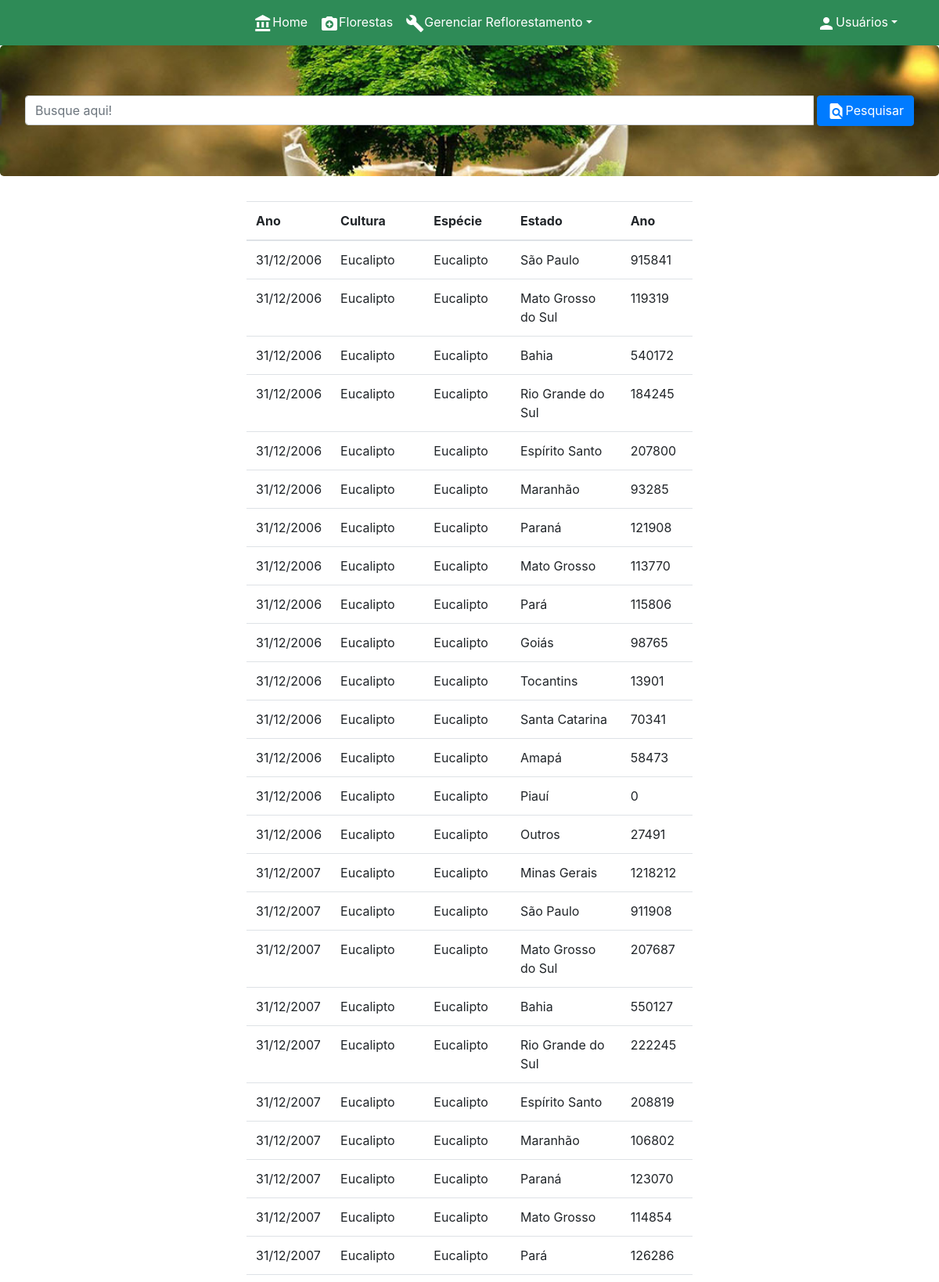
/florestas/ (upper part), run on the app's committed database.
### hospitalapp/models.py (models this page shows)
class Floresta(models.Model):
    ano = models.CharField(max_length=100)
    cultura = models.CharField(max_length=100)
    especie = models.CharField(max_length=100)
    estado = models.CharField(max_length=100)
    area = models.IntegerField()
    def __str__(self):
        return self.estado

### hospitalapp/views.py (the view)
# urls.py: path('florestas/', florestas, name='florestas'),
def florestas(request):
    florestas = Floresta.objects.all()
    busca = request.GET.get('search')
    if busca:
        florestas = Floresta.objects.filter(estado__icontains = busca)
    return render(request, 'hospital/florestas.html', {'florestas':florestas})

### templates/hospital/florestas.html (shortened to what this page needs)
{% extends 'hospital/base.html' %}
{% block content %}
<div class="container col-lg-6">
    <table class="table table-responsive-lg table-responsive-sm table-responsive-tm">
        <thead>
            <tr>
                <th>Ano</th>
                <th>Cultura</th>
                <th>Espécie</th>
                <th>Estado</th>
                <th>Ano</th>
            </tr>
        </thead>
        <tbody>
            {% for floresta in florestas %}
            <tr>
                <td>{{floresta.ano}}</td>
                <td>{{floresta.cultura}}</td>
                <td>{{floresta.especie}}</td>
                <td>{{floresta.estado}}</td>
                <td>{{floresta.area}}</td>
            </tr>
            {% endfor %}
        </tbody>
    </table>
</div>
{% endblock content %}

### templates/hospital/base.html (shortened to what this page needs)
<!DOCTYPE html>
<html lang="en">
<head>
	<link rel="stylesheet" href="/static/css/bootstrap.css">
	<link rel="stylesheet" href="/static/css/estilo.css">
</head>
<body>
	<nav class="navbar navbar-expand-sm  navbar-light" id="menu">
		<div class="container">
			<div class="collapse navbar-collapse " id="navbarSupportedContent">
				<ul class="navbar-nav ml-auto mr-auto">
					<li ><a href="{% url 'index' %}" class="nav-link"><i class="material-icons align-middle">account_balance</i>Home</a></li>
					<li><a href="{% url 'florestas'%}" class="nav-link"><i class="material-icons align-middle">camera_enhance</i>Florestas</a></li>
					<li class="dropdown">
						<a href="#" class="nav-link dropdown-toggle" data-toggle="dropdown"><i class="material-icons align-middle">build</i>Gerenciar Reflorestamento</a>
					</li>
				</ul>
<ul class="navbar-nav ">
	<li class="dropdown">
		<a href="#" class="nav-link dropdown-toggle" data-toggle="dropdown"><i class="material-icons align-middle">person</i>Usuários</a>
	</li>
</ul>
			</div>
		</div>
	</nav>
	<main>
		<section class="jumbotron">
			<form method="GET" class="input-group">
				<input class="form-control" type="search" placeholder="Busque aqui!" name="search">
				<button class="btn btn-primary ml-1"><i class="material-icons align-middle">find_in_page</i>Pesquisar</button>
			</form>
        </section>
        <section>
				{% block content %}
				{% endblock content %}
        </section>
    </main>
    </body>
    </html>

### static/css/estilo.css (style rules this page uses)
.jumbotron { background-image: url('/static/img/floresta.jpg'); background-size: cover; background-position: center; }
.navbar-light .navbar-nav .nav-link { color: white; }
#menu { background-color:#2e8b57; }

### data on the page
Floresta: ano "31/12/2006", cultura "Eucalipto", especie "Eucalipto", estado "São Paulo", area "915841"
Floresta: ano "31/12/2006", cultura "Eucalipto", especie "Eucalipto", estado "Mato Grosso do Sul", area "119319"
Floresta: ano "31/12/2006", cultura "Eucalipto", especie "Eucalipto", estado "Bahia", area "540172"
Floresta: ano "31/12/2006", cultura "Eucalipto", especie "Eucalipto", estado "Rio Grande do Sul", area "184245"
Floresta: ano "31/12/2006", cultura "Eucalipto", especie "Eucalipto", estado "Espírito Santo", area "207800"
Floresta: ano "31/12/2006", cultura "Eucalipto", especie "Eucalipto", estado "Maranhão", area "93285"
Floresta: ano "31/12/2006", cultura "Eucalipto", especie "Eucalipto", estado "Paraná", area "121908"
Floresta: ano "31/12/2006", cultura "Eucalipto", especie "Eucalipto", estado "Mato Grosso", area "113770"
Floresta: ano "31/12/2006", cultura "Eucalipto", especie "Eucalipto", estado "Pará", area "115806"
Floresta: ano "31/12/2006", cultura "Eucalipto", especie "Eucalipto", estado "Goiás", area "98765"
Floresta: ano "31/12/2006", cultura "Eucalipto", especie "Eucalipto", estado "Tocantins", area "13901"
Floresta: ano "31/12/2006", cultura "Eucalipto", especie "Eucalipto", estado "Santa Catarina", area "70341"
Floresta: ano "31/12/2006", cultura "Eucalipto", especie "Eucalipto", estado "Amapá", area "58473"
Floresta: ano "31/12/2006", cultura "Eucalipto", especie "Eucalipto", estado "Piauí", area "0"
Floresta: ano "31/12/2006", cultura "Eucalipto", especie "Eucalipto", estado "Outros", area "27491"
Floresta: ano "31/12/2007", cultura "Eucalipto", especie "Eucalipto", estado "Minas Gerais", area "1218212"
Floresta: ano "31/12/2007", cultura "Eucalipto", especie "Eucalipto", estado "São Paulo", area "911908"
Floresta: ano "31/12/2007", cultura "Eucalipto", especie "Eucalipto", estado "Mato Grosso do Sul", area "207687"
Floresta: ano "31/12/2007", cultura "Eucalipto", especie "Eucalipto", estado "Bahia", area "550127"
Floresta: ano "31/12/2007", cultura "Eucalipto", especie "Eucalipto", estado "Rio Grande do Sul", area "222245"
Floresta: ano "31/12/2007", cultura "Eucalipto", especie "Eucalipto", estado "Espírito Santo", area "208819"
Floresta: ano "31/12/2007", cultura "Eucalipto", especie "Eucalipto", estado "Maranhão", area "106802"
Floresta: ano "31/12/2007", cultura "Eucalipto", especie "Eucalipto", estado "Paraná", area "123070"
Floresta: ano "31/12/2007", cultura "Eucalipto", especie "Eucalipto", estado "Mato Grosso", area "114854"
Floresta: ano "31/12/2007", cultura "Eucalipto", especie "Eucalipto", estado "Pará", area "126286"
